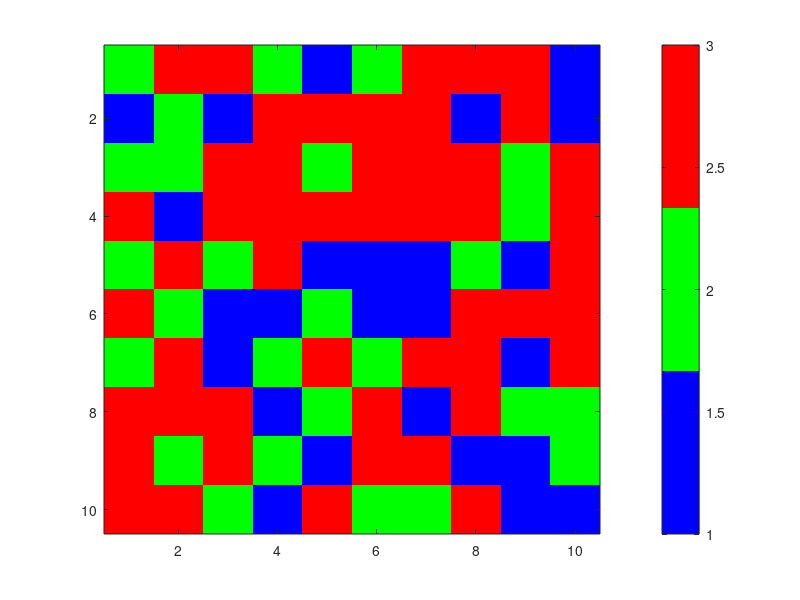

MATLAB code to generate this figure:
C=randi(100,10,10);
A=zeros(10);
for i=1:10
    for j=1:10
        if C(i,j)>=1 && C(i,j)<=33
            A(i,j)=1;
        elseif C(i,j)>=34 && C(i,j)<=66
            A(i,j)=2;
        elseif C(i,j)>=67 && C(i,j)<=100
            A(i,j)=3;
        end
    end
end
colormap([0 0 1;   % Blue
          0 1 0;   % Green
          1 0 0]); % Red
imagesc(A)
colorbar;


